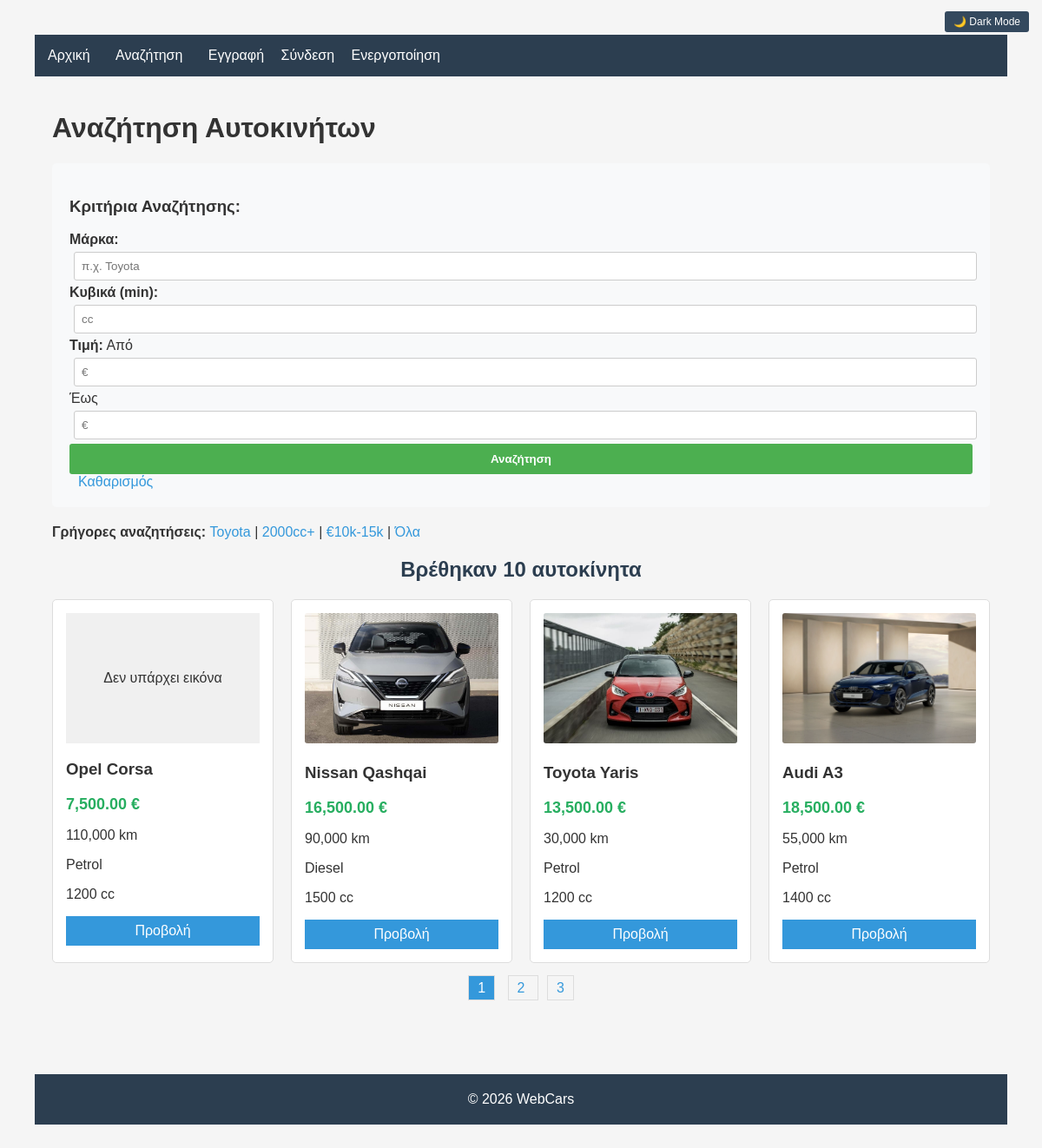
The page /public/pages/search.php on the database its author committed.
### tables this page shows
CREATE TABLE `cars` (
  `id` int NOT NULL AUTO_INCREMENT,
  `user_id` int NOT NULL,
  `brand` varchar(50) NOT NULL,
  `model` varchar(50) NOT NULL,
  `body_type` enum('mini','hatchback','sedan','SUV') DEFAULT NULL,
  `engine_cc` int DEFAULT NULL,
  `fuel_type` varchar(30) DEFAULT NULL,
  `kilometers` int DEFAULT NULL,
  `first_registration` date DEFAULT NULL,
  `has_turbo` tinyint(1) DEFAULT '0',
  `is_hybrid` tinyint(1) DEFAULT '0',
  `needs_repair` tinyint(1) DEFAULT '0',
  `price` decimal(10,2) NOT NULL,
  `created_at` timestamp NULL DEFAULT CURRENT_TIMESTAMP,
  PRIMARY KEY (`id`),
  UNIQUE KEY `user_id` (`user_id`)
);

CREATE TABLE `car_images` (
  `id` int NOT NULL AUTO_INCREMENT,
  `car_id` int NOT NULL,
  `filename` varchar(255) NOT NULL,
  `description` text,
  `uploaded_at` timestamp NULL DEFAULT CURRENT_TIMESTAMP,
  PRIMARY KEY (`id`),
  KEY `car_id` (`car_id`)
);

### app/theme.php (called while the page is built, shortened)
<?php
$theme = isset($_COOKIE['theme']) ? $_COOKIE['theme'] : 'light';
?>

### public/pages/search.php (the view, shortened to what this page needs)
<?php
require_once 'theme.php';
require_once 'config.php';
$brand = $_GET['brand'] ?? '';
$engine_cc = $_GET['engine_cc'] ?? '';
$min_price = $_GET['min_price'] ?? '';
$max_price = $_GET['max_price'] ?? '';
$page = max(1, intval($_GET['page'] ?? 1));
$per_page = 4;
$sql_where = "";
$params_count = [];
$count_sql = "SELECT COUNT(*) as total FROM cars c WHERE 1=1" . $sql_where;
$stmt = $pdo->prepare($count_sql);
$stmt->execute($params_count);
$total = $stmt->fetch()['total'];
$total_pages = ceil($total / $per_page);
$offset = ($page - 1) * $per_page;
$sql = "SELECT c.*, u.first_name, u.last_name
        FROM cars c
        JOIN users u ON c.user_id = u.id
        WHERE 1=1" . $sql_where . "
        ORDER BY c.id DESC
        LIMIT $per_page OFFSET $offset";
$stmt = $pdo->prepare($sql);
$stmt->execute($params_count);
$cars = $stmt->fetchAll();
?>
<!DOCTYPE html>
<html>
<head>
    <link rel="stylesheet" href="style_<?php echo $theme; ?>.css">
</head>
<body>
<div style="position: absolute; top: 15px; right: 15px;">
    <?php if($theme == 'light'): ?>
        <a href="?theme=dark" style="background: #34495e; color: white; padding: 5px 10px; border-radius: 3px; text-decoration: none; font-size: 12px;">🌙 Dark Mode</a>
    <?php else: ?>
        <a href="?theme=light" style="background: #34495e; color: white; padding: 5px 10px; border-radius: 3px; text-decoration: none; font-size: 12px;">☀️ Light Mode</a>
    <?php endif; ?>
</div>
    <nav style="background: #2c3e50; padding: 15px; margin: 0;">
        <a href="index.php" style="color: white; text-decoration: none; margin-right: 15px;">Αρχική</a>
        <a href="search.php" style="color: white; padding: 5px 10px; text-decoration: none; margin-right: 15px;">Αναζήτηση</a>
        <?php if(isset($_SESSION['user_id'])): ?>
            <a href="add_car.php" style="color: white; text-decoration: none; margin-right: 15px;">Προσθήκη</a>
            <a href="my_cars.php" style="color: white; text-decoration: none; margin-right: 15px;">Τα Αυτοκίνητά Μου</a>
            <a href="logout.php" style="color: white; text-decoration: none; margin-right: 15px;">Αποσύνδεση</a>
            <div style="color: white; margin-left: auto; display: inline;">
                Γεια σου, <?php echo htmlspecialchars($_SESSION['first_name'] ?? 'Χρήστης'); ?>!
            </div>
        <?php else: ?>
            <a href="register.php" style="color: white; text-decoration: none; margin-right: 15px;">Εγγραφή</a>
            <a href="login.php" style="color: white; text-decoration: none; margin-right: 15px;">Σύνδεση</a>
            <a href="activate.php" style="color: white; text-decoration: none; margin-right: 15px;">Ενεργοποίηση</a>
        <?php endif; ?>
    </nav>
    <div style="max-width: 1200px; margin: 0 auto; padding: 20px;">
        <h1> Αναζήτηση Αυτοκινήτων</h1>
        <div class="search-form">
            <form method="GET">
                <h3>Κριτήρια Αναζήτησης:</h3>
                <div>
                    <strong>Μάρκα:</strong>
                    <input type="text" name="brand" placeholder="π.χ. Toyota"
                           value="<?php echo htmlspecialchars($brand); ?>">
                </div>
                <div>
                    <strong>Κυβικά (min):</strong>
                    <input type="number" name="engine_cc" placeholder="cc"
                           value="<?php echo htmlspecialchars($engine_cc); ?>">
                </div>
                <div>
                    <strong>Τιμή:</strong>
                    Από <input type="number" name="min_price" placeholder="€"
                              value="<?php echo htmlspecialchars($min_price); ?>">
                    Έως <input type="number" name="max_price" placeholder="€"
                              value="<?php echo htmlspecialchars($max_price); ?>">
                </div>
                <button type="submit" style="padding: 10px 20px;">Αναζήτηση</button>
                <a href="search.php" style="margin-left: 10px;">Καθαρισμός</a>
            </form>
        </div>
        <div style="margin: 15px 0;">
            <strong>Γρήγορες αναζητήσεις:</strong>
            <a href="search.php?brand=Toyota">Toyota</a> |
            <a href="search.php?engine_cc=2000">2000cc+</a> |
            <a href="search.php?min_price=10000&max_price=15000">€10k-15k</a> |
            <a href="search.php">Όλα</a>
        </div>
        <h2>Βρέθηκαν <?php echo $total; ?> αυτοκίνητα</h2>
        <?php if($total > 0): ?>
            <div class="car-grid">
                <?php foreach($cars as $car): ?>
                    <?php
                    $img_stmt = $pdo->prepare("SELECT filename FROM car_images WHERE car_id = ? LIMIT 1");
                    $img_stmt->execute([$car['id']]);
                    $image = $img_stmt->fetch();
                    ?>
                    <div class="car-card">
                        <?php if($image): ?>
                            <img src="uploads/<?php echo htmlspecialchars($image['filename']); ?>"
                                 alt="<?php echo htmlspecialchars($car['brand'] . ' ' . $car['model']); ?>">
                        <?php else: ?>
                            <div style="height: 150px; background: #f0f0f0; display: flex; align-items: center; justify-content: center;">
                                 Δεν υπάρχει εικόνα
                            </div>
                        <?php endif; ?>
                        <h3><?php echo htmlspecialchars($car['brand'] . ' ' . $car['model']); ?></h3>
                        <div class="car-price"><?php echo number_format($car['price'], 2); ?> €</div>
                        <p> <?php echo number_format($car['kilometers']); ?> km</p>
                        <p> <?php echo htmlspecialchars($car['fuel_type']); ?></p>
                        <p> <?php echo $car['engine_cc']; ?> cc</p>
                        <a href="view_car.php?id=<?php echo $car['id']; ?>"
                           style="display: block; text-align: center; background: #3498db; color: white; padding: 8px; text-decoration: none; margin-top: 10px;">
                            Προβολή
                        </a>
                    </div>
                <?php endforeach; ?>
            </div>
            <?php if($total_pages > 1): ?>
                <div class="pagination">
                    <?php for($i = 1; $i <= $total_pages; $i++): ?>
                        <?php if($i == $page): ?>
                            <span class="current"><?php echo $i; ?></span>
                        <?php else: ?>
                            <a href="search.php?brand=<?php echo urlencode($brand); ?>&engine_cc=<?php echo urlencode($engine_cc); ?>&min_price=<?php echo urlencode($min_price); ?>&max_price=<?php echo urlencode($max_price); ?>&page=<?php echo $i; ?>">
                                <?php echo $i; ?>
                            </a>
                        <?php endif; ?>
                    <?php endfor; ?>
                </div>
            <?php endif; ?>
        <?php else: ?>
            <p style="text-align: center; padding: 40px; color: #666;">
                Δεν βρέθηκαν αυτοκίνητα.
            </p>
        <?php endif; ?>
    </div>
    <footer style="text-align: center; padding: 20px; margin-top: 50px; background: #2c3e50; color: white;">
        © 2026 WebCars
    </footer>
</body>
</html>

### public/assets/style_light.css (style rules this page uses)
body { background-color: #f5f5f5; color: #333; font-family: Arial, sans-serif; margin: 0; padding: 20px; }
h2 { color: #2c3e50; margin-bottom: 20px; text-align: center; }
input { width: 100%; padding: 10px; margin: 5px 0 15px 0; border: 1px solid #ccc; border-radius: 3px; box-sizing: border-box; background-color: white; color: #333; }
button { width: 100%; padding: 10px; border: none; border-radius: 3px; cursor: pointer; font-weight: bold; background-color: #4CAF50; color: white; }
a { color: #3498db; text-decoration: none; }

### public/pages/search.php (style rules this page uses)
body { font-family: Arial; margin: 20px; }
.search-form { background: #f8f9fa; padding: 20px; border-radius: 5px; margin: 20px 0; }
.search-form input { padding: 8px; margin: 5px; }
.car-grid { display: grid; grid-template-columns: repeat(auto-fill, minmax(250px, 1fr)); gap: 20px; margin: 20px 0; }
.car-card { border: 1px solid #ddd; border-radius: 5px; padding: 15px; background: white; }
.car-card img { width: 100%; height: 150px; object-fit: cover; border-radius: 3px; }
.car-price { color: #27ae60; font-size: 18px; font-weight: bold; }
.pagination { margin: 20px 0; text-align: center; }
.pagination a, .pagination span { margin: 0 5px; padding: 5px 10px; border: 1px solid #ddd; }
.pagination .current { background: #3498db; color: white; }

### rows shown on the page
cars: shows "Δεν υπάρχει εικόνα", brand+model "Opel Corsa", price "7,500.00", kilometers "110,000", fuel_type "Petrol", engine_cc "1200"
cars: car_images.filename (picture), brand+model "Nissan Qashqai", price "16,500.00", kilometers "90,000", fuel_type "Diesel", engine_cc "1500"
cars: car_images.filename (picture), brand+model "Toyota Yaris", price "13,500.00", kilometers "30,000", fuel_type "Petrol", engine_cc "1200"
cars: car_images.filename (picture), brand+model "Audi A3", price "18,500.00", kilometers "55,000", fuel_type "Petrol", engine_cc "1400"

### other values the page prints
$total "10"
